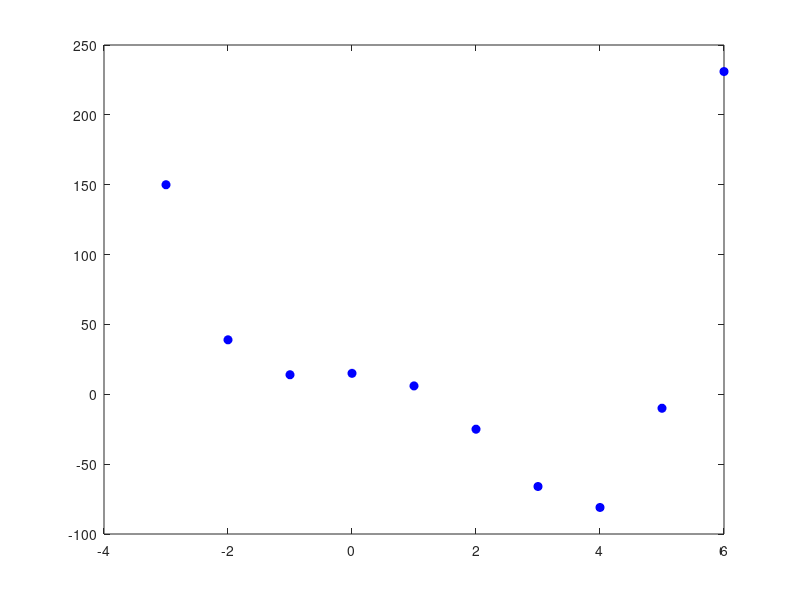

Write the MATLAB code that produced this figure.

% this program loops through a function 
% then plots the values of a given interal
graph = [];

for x = -3:6

 y = (x^4) - (4*(x^3)) - (6*(x^2)) + 15;
graph = [graph; x y]

plot(x,y,'b-o', 'MarkerFaceColor','auto')
hold on

end

% graph =
% 
%     -3   150
%     -2    39
%     -1    14
%      0    15
%      1     6
%      2   -25
%      3   -66
%      4   -81
%      5   -10
%      6   231
